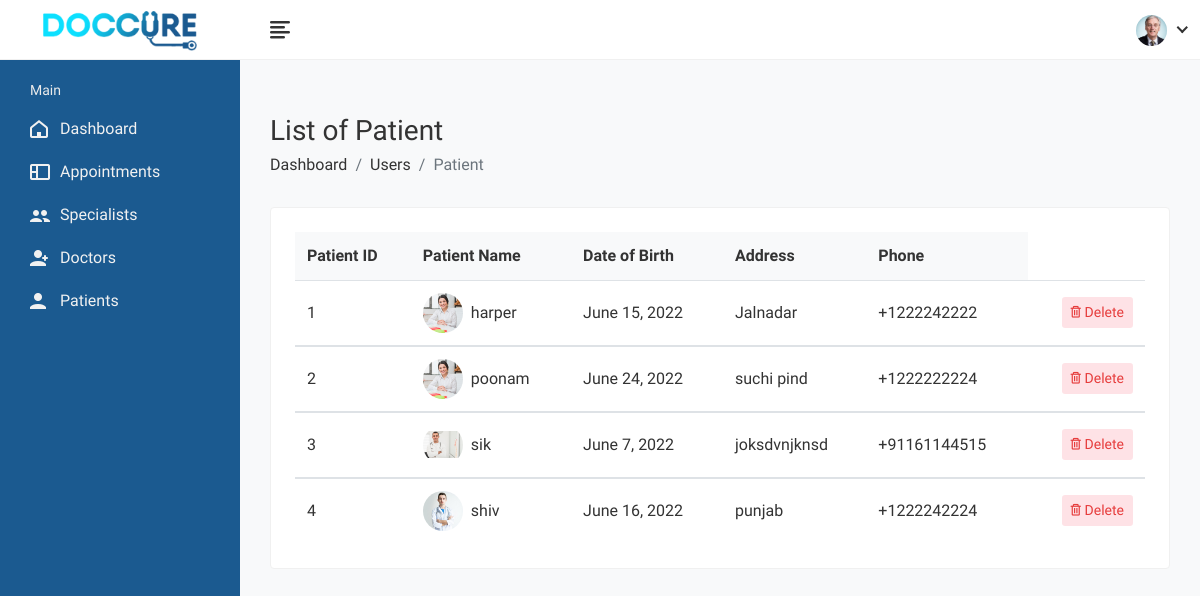
Page /adminwebsite/patient-list (signed in) on the committed database.
### website/models.py (models this page shows)
class patient_profile(models.Model):
    patient = models.OneToOneField(CustomUser, on_delete=models.CASCADE)
    patient_images = models.ImageField(upload_to='images/')
    first_name = models.CharField(max_length=50)
    last_name = models.CharField(max_length=50)
    Date_of_Birth = models.DateField(max_length=20)
    Blood_Group = models.CharField(max_length=5)
    email = models.EmailField(max_length=50)
    phoneNumber = PhoneNumberField(unique=True, blank=False)
    Address = models.CharField(max_length=200)
    City = models.CharField(max_length=30)
    State = models.CharField(max_length=30)
    zip_code = models.IntegerField()
    Country = models.CharField(max_length=30)

### adminwebsite/views.py (the view)
# urls.py: path('patient-list', views.patient_list ,name ="patient_list"),
@login_required(login_url='/adminlogin')
def patient_list(request):
    patientList = patient_profile.objects.all()
    return render(request,'patient-list.html' ,{'patientList':patientList})

### adminwebsite/templates/patient-list.html (shortened to what this page needs)
{% extends 'layout.html' %}
{% load static %}
{% block content %}
            <div class="page-wrapper">
                <div class="content container-fluid">
					<div class="page-header">
						<div class="row">
							<div class="col-sm-12">
								<h3 class="page-title">List of Patient</h3>
								<ul class="breadcrumb">
									<li class="breadcrumb-item"><a href="admin">Dashboard</a></li>
									<li class="breadcrumb-item"><a href="javascript:(0);">Users</a></li>
									<li class="breadcrumb-item active">Patient</li>
								</ul>
							</div>
						</div>
					</div>
					<div class="row">
						<div class="col-sm-12">
							<div class="card">
								<div class="card-body">
									<div class="table-responsive">
										<div class="table-responsive">
										<table class="datatable table table-hover table-center mb-0">
											<thead>
												<tr>
													<th>Patient ID</th>
													<th>Patient Name</th>
													<th>Date of Birth</th>
													<th>Address</th>
													<th>Phone</th>
												</tr>
											</thead>
											{% for p in patientList %}
											<tbody>
												<tr>
													<td>{{p.id}}</td>
													<td>
														<h2 class="table-avatar">
															<a href="{% url 'patientProfileshow' p.id %}" class="avatar avatar-sm mr-2"><img class="avatar-img rounded-circle" src="{{p.patient_images.url}}" alt="User Image"></a>
															<a href="{% url 'patientProfileshow' p.id %}">{{p.first_name}}</a>
														</h2>
													</td>
													<td>{{p.Date_of_Birth}}</td>
													<td>{{p.Address}}</td>
													<td>{{p.phoneNumber}}</td>
													<td class="text-right">
														<div class="actions">
															<a href="{% url 'patient_delete' p.id %}" class="btn btn-sm bg-danger-light">
																<i class="fe fe-trash"></i> Delete
															</a>
														</div>
													</td>
												</tr>
											</tbody>
											{% endfor %}
										</table>
									</div>
									</div>
								</div>
							</div>
						</div>
					</div>
				</div>
			</div>
        </div>
    </body>
</html>
{% endblock %}

### rows in the picture
patient_profile: id "1", patient_images (picture), first_name "harper", Date_of_Birth "June 15, 2022", Address "Jalnadar", phoneNumber "+1222242222"
patient_profile: id "2", patient_images (picture), first_name "poonam", Date_of_Birth "June 24, 2022", Address "suchi pind", phoneNumber "+1222222224"
patient_profile: id "3", patient_images (picture), first_name "sik", Date_of_Birth "June 7, 2022", Address "joksdvnjknsd", phoneNumber "+91161144515"
patient_profile: id "4", patient_images (picture), first_name "shiv", Date_of_Birth "June 16, 2022", Address "punjab", phoneNumber "+1222242224"
